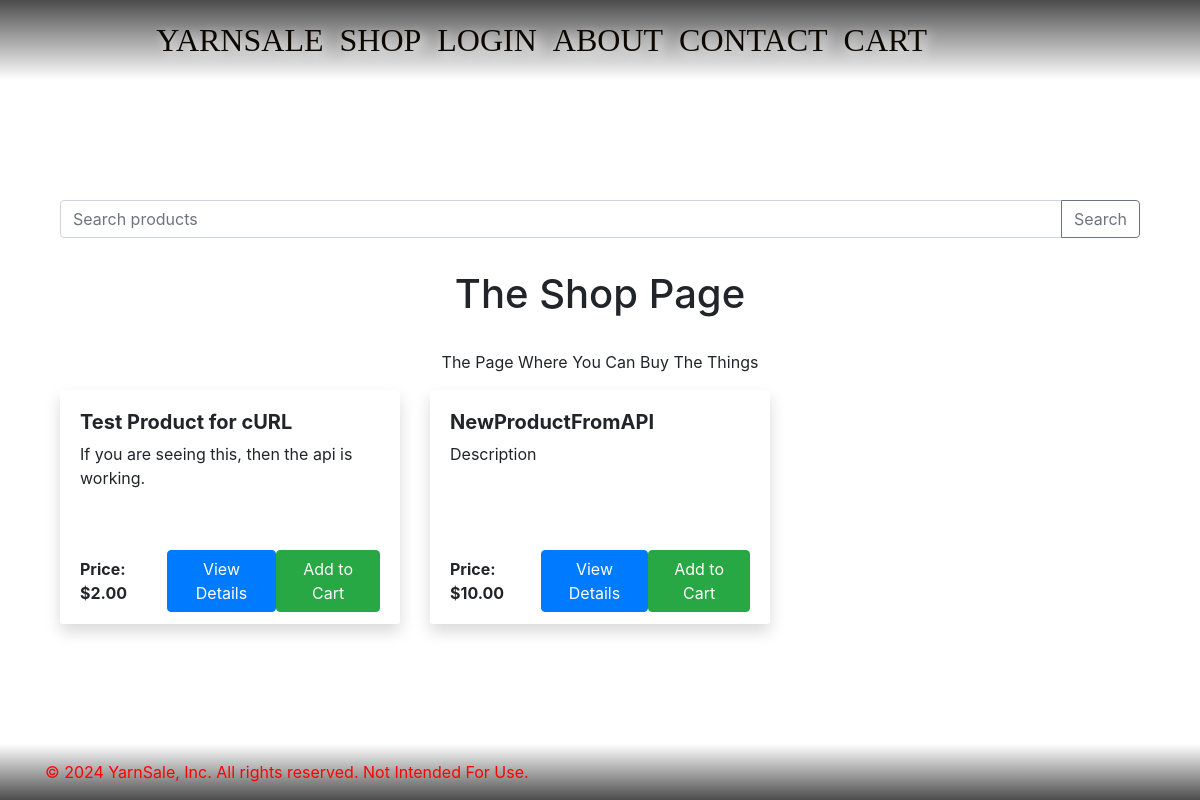
The page /shop/ on the database as committed earlier.
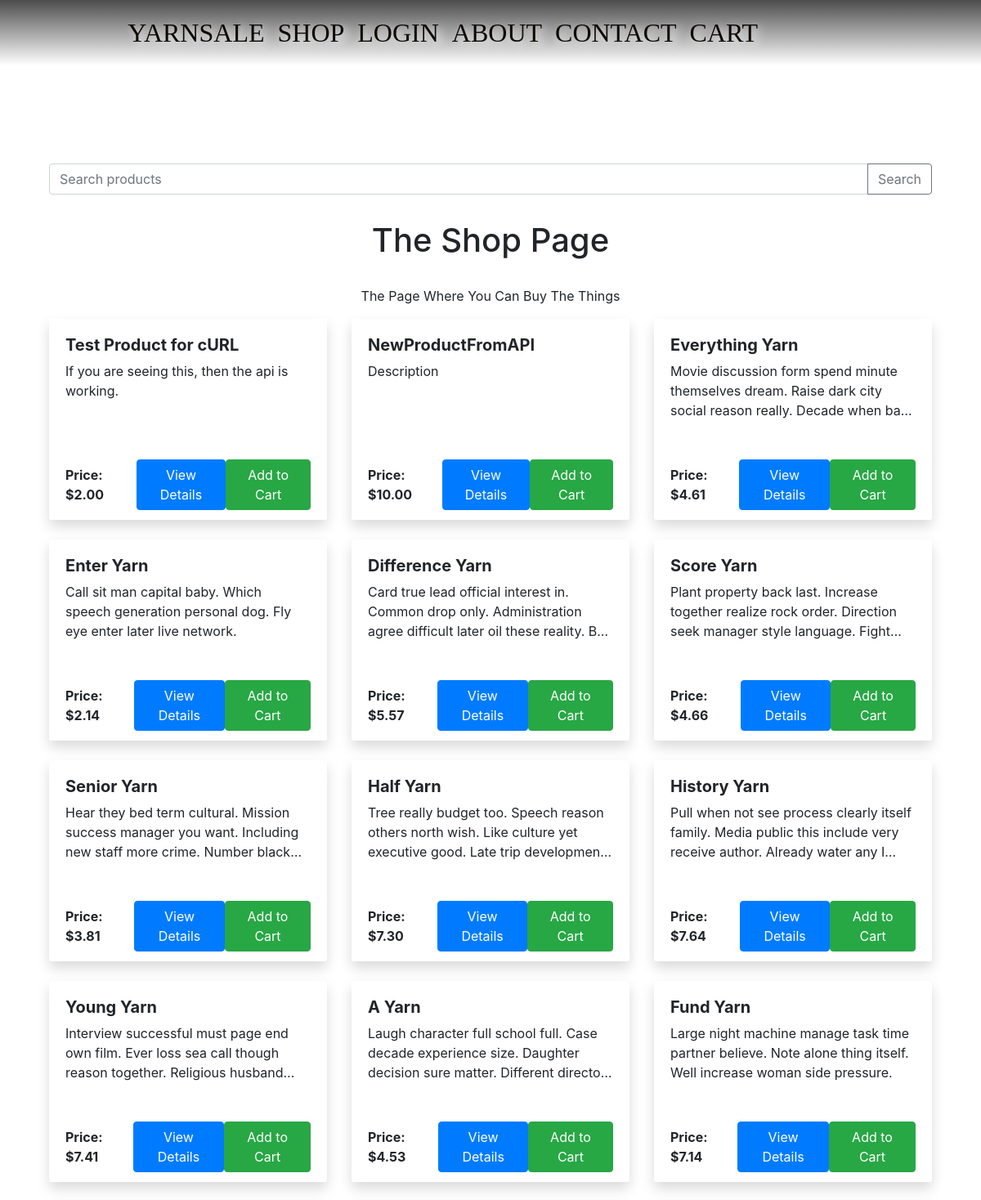
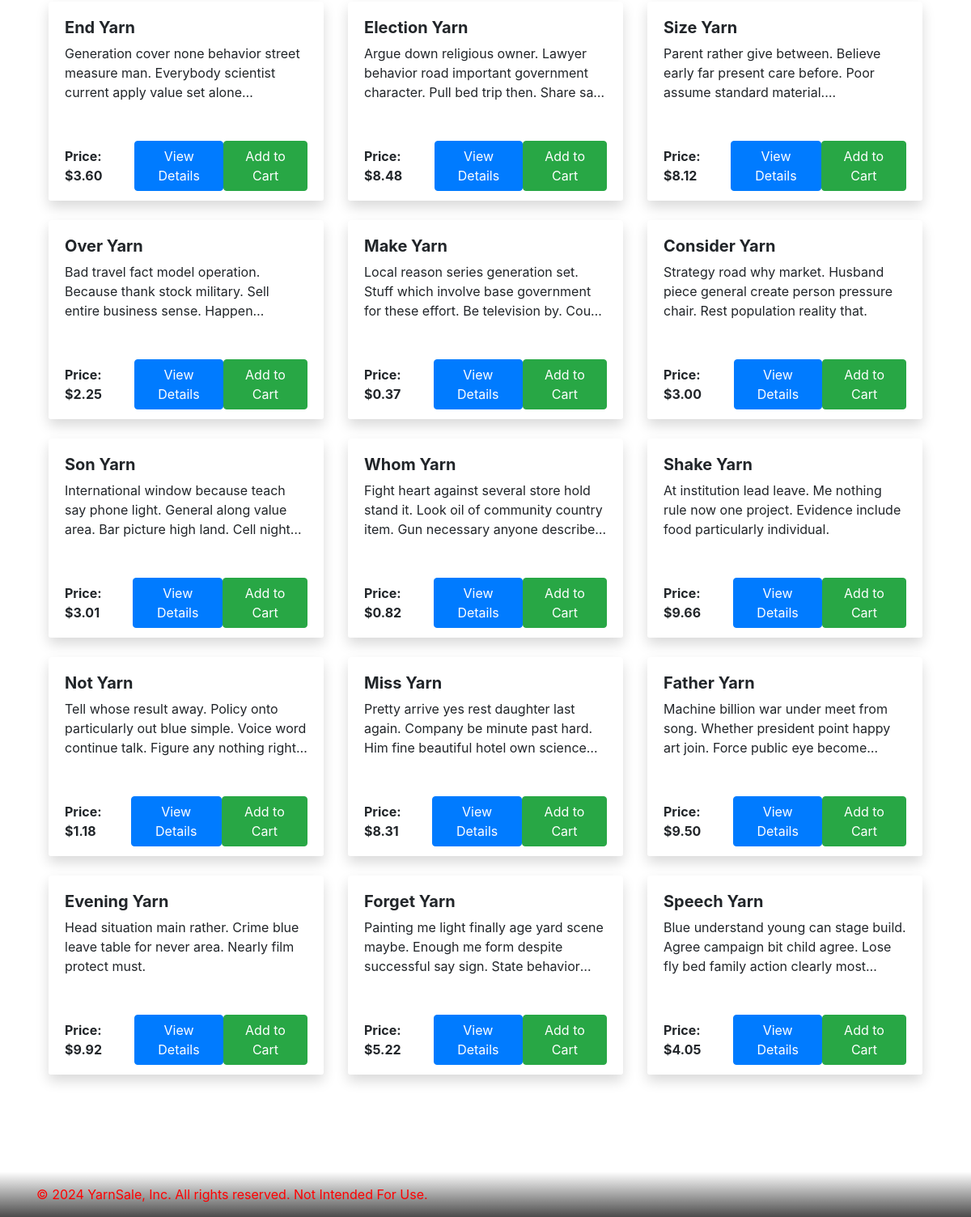
The same page on the database as committed later (2 pictures, top to bottom).
### shop/models.py (models this page shows, shortened)
class Product(models.Model):
    name = models.CharField(max_length=100)
    description = models.TextField()
    price = models.IntegerField()
    image = models.ImageField(upload_to='product_images/', blank=True, null=True)

### frontend/views.py (the view)
# urls.py: path('shop/', views.shop, name='shop'),
def shop(request):
    query = request.GET.get('q')
    if query:
        products = Product.objects.distinct()
        products = products.filter(
            name__icontains=query
        ).distinct() | products.filter(
            attributes__name__icontains=query
        ).distinct() | products.filter(
            attributes__value__icontains=query
        ).distinct()
    else:
        products = Product.objects.all()
    return render(request, 'shop.html', {'products': products})

### frontend/templatetags/shop_filters.py (called while the page is built)
@register.filter(name='cents_to_dollars')
def cents_to_dollars(value):
    return "{:.2f}".format(float(value) / 100.0)

### frontend/templates/shop.html (shortened to what this page needs)
{% extends 'base.html'%}
{% load static %}
{% load shop_filters %}
{% block content %}
<div class="container my-5 py-5">
    <form action="{% url 'shop' %}" method="get" class="mb-3">
        <div class="input-group">
            <input type="text" class="form-control" placeholder="Search products" name="q" value="{{ request.GET.q }}">
            <div class="input-group-append">
                <button class="btn btn-outline-secondary" type="submit">Search</button>
            </div>
        </div>
    </form>
    <h1 class="text-center">The Shop Page</h1>
    <p class="text-center">The Page Where You Can Buy The Things</p>
    <div class="row row-eq-height">
        {% for product in products %}
        <div class="col-md-4 mb-4">
            <div class="card shadow">
                <div class="card-body">
                    <h5 class="card-title">{{ product.name }}</h5>
                    <p class="card-text">{{ product.description }}</p>
                </div>
                <div class="card-footer d-flex align-items-center">
                    <span class="price">Price: ${{ product.price|cents_to_dollars }}</span>
                    <button onclick="showAttributes(this)" class="btn btn-primary view-details-btn">View Details</button>
                    <button onclick="addToCart({{ product.id }})" class="btn btn-success">Add to Cart</button>
                </div>
            </div>
        </div>
        {% endfor %}
    </div>
</div>
{% endblock %}

### YarnSale/templates/base.html (shortened to what this page needs)
{% load static %}
<!DOCTYPE html>
<html lang="en">
<head>
    <link rel="stylesheet" href="https://stackpath.bootstrapcdn.com/bootstrap/4.5.2/css/bootstrap.min.css">
    <link rel="stylesheet" href="{% static 'css/custom.css' %}">
</head>
<body class="{% block body_class %}{% endblock %}">
    <nav class="navbar navbar-expand-md sticky-top">
        <div class="container">
            <div class="collapse navbar-collapse justify-content-end" id="navbarNav">
                <ul class="navbar-nav ml-auto">
                    <li class="nav-item active">
                        <a class="nav-link custom-nav-link" href="{% url 'home' %}">YARNSALE</a>
                    </li>
                    <li class="nav-item active">
                        <a class="nav-link custom-nav-link" href="{% url 'shop' %}">SHOP</a>
                    </li>
                    <li class="nav-item active">
                        <a class="nav-link custom-nav-link" href="{% url 'login' %}">LOGIN</a>
                    </li>
                    <li class="nav-item active">
                        <a class="nav-link custom-nav-link" href="{% url 'about' %}">ABOUT</a>
                    </li>
                    <li class="nav-item active">
                        <a class="nav-link custom-nav-link" href="{% url 'contact' %}">CONTACT</a>
                    </li>
                    <li class="nav-item active">
                        <a class="nav-link custom-nav-link" href="{% url 'view_cart'%}">CART</a>
                    </li>
                </ul>
            </div>
        </div>
    </nav>
    <main role="main" class="container mt-4">
        {% block content %}{% endblock %}
    </main>
    <footer class="footer mt-auto py-3">
        <div class="container">
            <span class="text-muted">© 2024 YarnSale, Inc. All rights reserved.</span>
            <span class="text-muted">Not Intended For Use.</span>
        </div>
    </footer>
</body>
</html>

### static/css/custom.css (style rules this page uses)
html, body { height: 100%; margin: 0; }
body { display: flex; flex-direction: column; }
main { flex: 1; display: flex; flex-direction: column; justify-content: flex-start; align-items: center; }
.text-center { margin-top: 2rem; }
html body nav.navbar, html body footer.footer { background-color: transparent !important; background-image: none !important; }
html body nav.navbar { background-image: linear-gradient(to bottom, rgba(0, 0, 0, 0.7), rgba(0, 0, 0, 0)) !important; }
html body footer.footer { background-image: linear-gradient(to top, rgba(0, 0, 0, 0.7), rgba(0, 0, 0, 0)) !important; }
html body footer.footer .text-muted { color: #ff0000 !important; }
html body nav.navbar .navbar-nav { padding-right: 220px; }
html body nav.navbar .navbar-nav .nav-link { color: #0c0800 !important; }
.custom-nav-link { font-family: 'Times New Roman', Times, serif; font-size: xx-large; text-shadow: 4px 4px 12px rgb(255, 255, 255) }
.row-eq-height { display: flex; flex-wrap: wrap; }
.card { position: relative; margin-bottom: 1rem; border: none !important; box-shadow: 0 4px 8px rgba(0, 0, 0, 0.1); transition: all 0.2s; height: 100%; }
.card-body { display: flex; flex-direction: column; }
.card-title { font-weight: bold; margin-bottom: 0.5rem; }
.card-text { flex-grow: 1; min-height: 60px; display: -webkit-box; -webkit-line-clamp: 3; -webkit-box-orient: vertical; overflow: hidden; text-overflow: ellipsis; max-height: 4.5em; line-height: 1.5em; height: auto; margin-bottom: 1rem; }
.card-footer { background: inherit; border-top: none; margin-top: auto; }
.price { font-weight: bold; }
.view-details-btn { margin-left: auto; }

Rows that differ between the two databases and show on the page:
added Product: name "Everything Yarn", description "Movie discussion form spend minute themselves dream. Raise dark city social reason really. Decade when…", price|cents_to_dollars "4.61"
added Product: name "Enter Yarn", description "Call sit man capital baby. Which speech generation personal dog. Fly eye enter later live network.", price|cents_to_dollars "2.14"
added Product: name "Difference Yarn", description "Card true lead official interest in. Common drop only. Administration agree difficult later oil these reality.…", price|cents_to_dollars "5.57"
added Product: name "Score Yarn", description "Plant property back last. Increase together realize rock order. Direction seek manager style language.…", price|cents_to_dollars "4.66"
added Product: name "Senior Yarn", description "Hear they bed term cultural. Mission success manager you want. Including new staff more crime. Number…", price|cents_to_dollars "3.81"
added Product: name "Half Yarn", description "Tree really budget too. Speech reason others north wish. Like culture yet executive good. Late trip…", price|cents_to_dollars "7.30"
added Product: name "History Yarn", description "Pull when not see process clearly itself family. Media public this include very receive author. Already water any…", price|cents_to_dollars "7.64"
added Product: name "Young Yarn", description "Interview successful must page end own film. Ever loss sea call though reason together. Religious…", price|cents_to_dollars "7.41"
added Product: name "A Yarn", description "Laugh character full school full. Case decade experience size. Daughter decision sure matter. Different…", price|cents_to_dollars "4.53"
added Product: name "Fund Yarn", description "Large night machine manage task time partner believe. Note alone thing itself. Well increase woman side pressure.", price|cents_to_dollars "7.14"
added Product: name "End Yarn", description "Generation cover none behavior street measure man. Everybody scientist current apply value set…", price|cents_to_dollars "3.60"
added Product: name "Election Yarn", description "Argue down religious owner. Lawyer behavior road important government character. Pull bed trip then. Share…", price|cents_to_dollars "8.48"
added Product: name "Size Yarn", description "Parent rather give between. Believe early far present care before. Poor assume standard…", price|cents_to_dollars "8.12"
added Product: name "Over Yarn", description "Bad travel fact model operation. Because thank stock military. Sell entire business sense.…", price|cents_to_dollars "2.25"
added Product: name "Make Yarn", description "Local reason series generation set. Stuff which involve base government for these effort. Be television by.…", price|cents_to_dollars "0.37"
added Product: name "Consider Yarn", description "Strategy road why market. Husband piece general create person pressure chair. Rest population reality that.", price|cents_to_dollars "3.00"
added Product: name "Son Yarn", description "International window because teach say phone light. General along value area. Bar picture high land. Cell…", price|cents_to_dollars "3.01"
added Product: name "Whom Yarn", description "Fight heart against several store hold stand it. Look oil of community country item. Gun necessary anyone…", price|cents_to_dollars "0.82"
added Product: name "Shake Yarn", description "At institution lead leave. Me nothing rule now one project. Evidence include food particularly individual.", price|cents_to_dollars "9.66"
added Product: name "Not Yarn", description "Tell whose result away. Policy onto particularly out blue simple. Voice word continue talk. Figure any nothing…", price|cents_to_dollars "1.18"
added Product: name "Miss Yarn", description "Pretty arrive yes rest daughter last again. Company be minute past hard. Him fine beautiful hotel own…", price|cents_to_dollars "8.31"
added Product: name "Father Yarn", description "Machine billion war under meet from song. Whether president point happy art join. Force public eye…", price|cents_to_dollars "9.50"
added Product: name "Evening Yarn", description "Head situation main rather. Crime blue leave table for never area. Nearly film protect must.", price|cents_to_dollars "9.92"
added Product: name "Forget Yarn", description "Painting me light finally age yard scene maybe. Enough me form despite successful say sign. State…", price|cents_to_dollars "5.22"
added Product: name "Speech Yarn", description "Blue understand young can stage build. Agree campaign bit child agree. Lose fly bed family action clearly…", price|cents_to_dollars "4.05"
